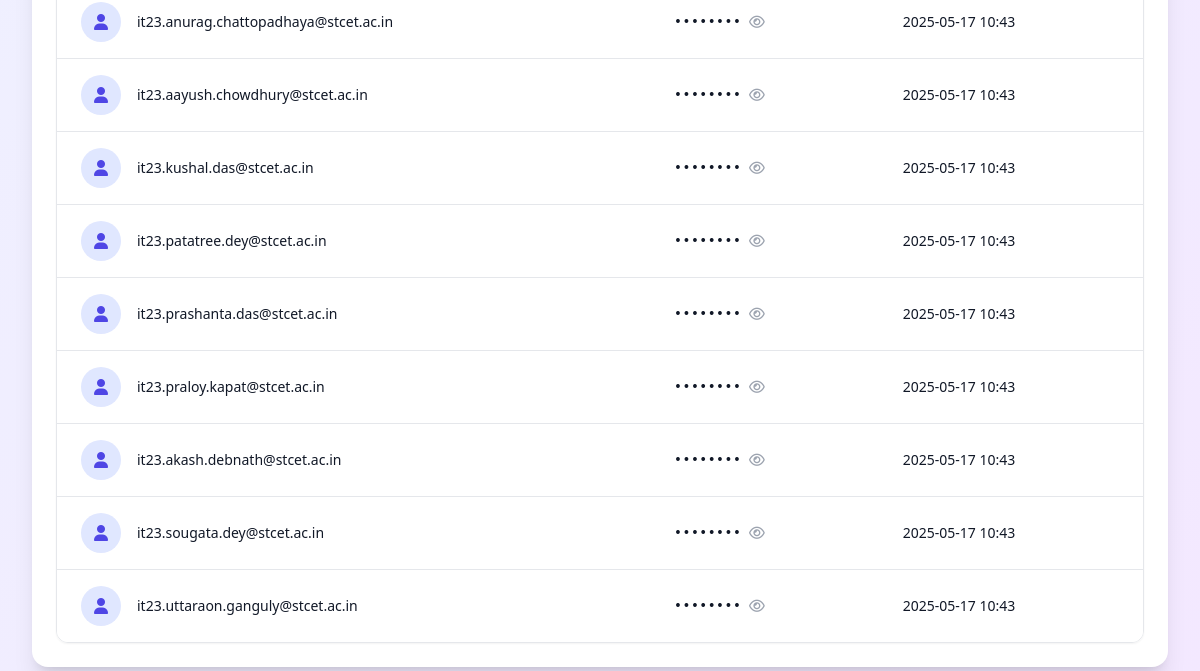
The app's page /student-details/ (signed in, lower part), older data.
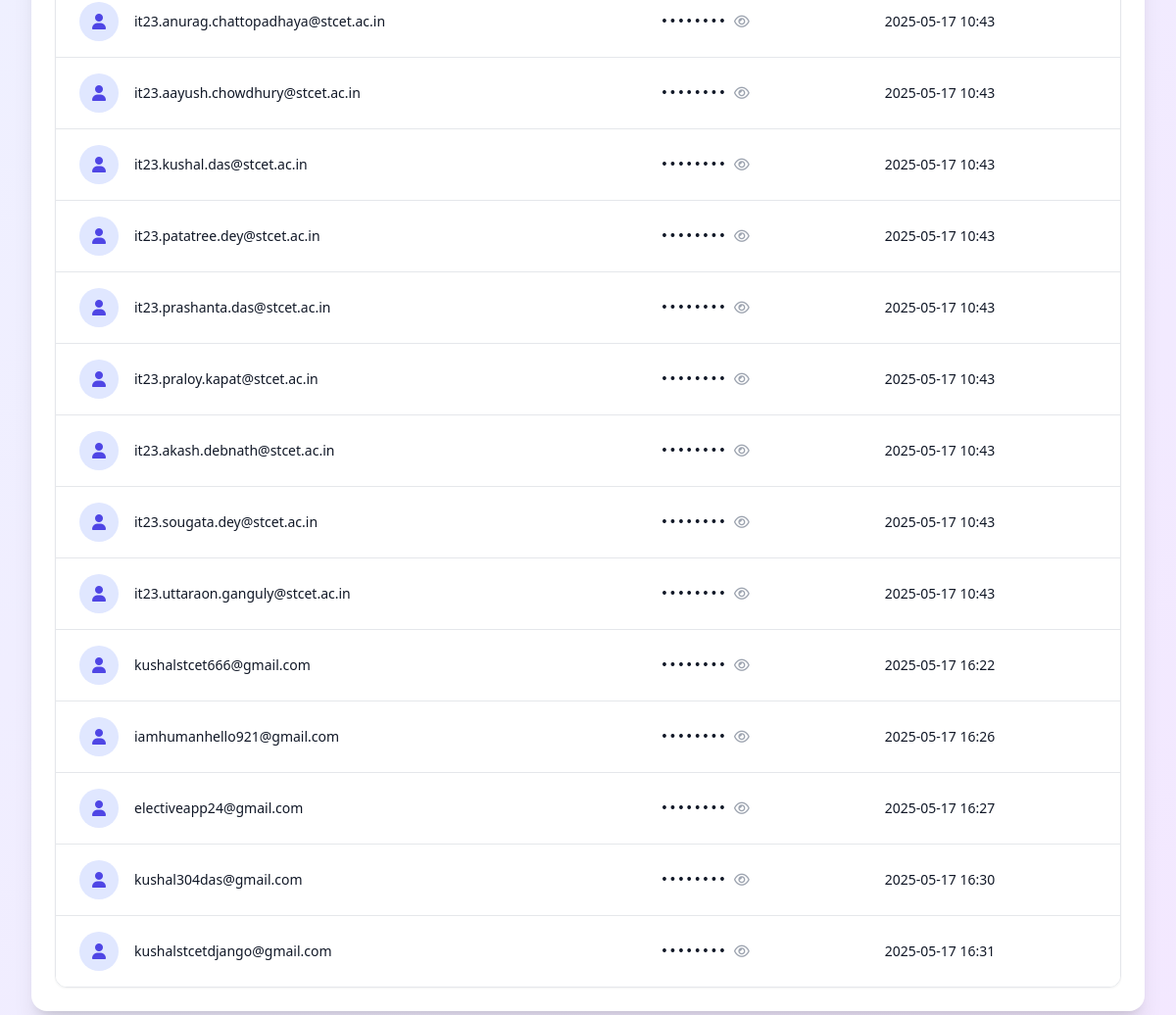
The same page, newer data.
### core/models.py (models this page shows, shortened)
class Student(models.Model):
    user = models.OneToOneField(
        settings.AUTH_USER_MODEL,
        on_delete=models.CASCADE,
        related_name='student',
        help_text=_("Associated user account.")
    )
    plain_password = models.CharField(
        max_length=128,
        blank=True,
        help_text=_("Plain-text password for initial login (temporary storage).")
    )
    roll = models.CharField(
        max_length=20,
        blank=True,
        unique=False,
        null=True,
        help_text=_("Student's roll number, if assigned.")
    )
    department = models.CharField(
        max_length=50,
        choices=[
            ('CS', 'Computer Science'),
            ('IT', 'Information Technology'),
            ('ECE', 'Electronics and Communication'),
        ],
        blank=True,
        help_text=_("Student's department.")
    )
    semester = models.CharField(
        max_length=10,
        choices=[(str(i), f'Semester {i}') for i in range(1, 9)],
        blank=True,
        help_text=_("Current semester of the student.")
    )
    year = models.IntegerField(
        null=True,
        blank=True,
        help_text=_("Academic year (e.g., 2023).")
    )
    first_login_info_submitted = models.BooleanField(
        default=False,
        help_text=_("Indicates if the student has submitted initial info (department, semester).")
    )
    date_created = models.DateTimeField(
        default=timezone.now,
        help_text=_("Timestamp when the student record was created.")
    )
    elective_finalized = models.BooleanField(
        default=False,
        help_text=_("If True, the student's electives are finalized.")
    )
    class Meta:
        verbose_name = _("Student")
        verbose_name_plural = _("Students")

class User(AbstractUser):
    username = None  # Disable username field
    email = models.EmailField(_("email address"), unique=True, max_length=255)
    role = models.CharField(
        max_length=10,
        choices=[
            ('admin', 'Admin'),
            ('student', 'Student'),
        ],
        default='student',
        help_text=_("User's role in the system (admin or student).")
    )
    USERNAME_FIELD = 'email'
    REQUIRED_FIELDS = []
    objects = UserManager()
    class Meta:
        verbose_name = _("User")
        verbose_name_plural = _("Users")

### core/views.py (the view)
# urls.py: path('student-details/', views.student_details, name='student-details'),
@staff_member_required
def student_details(request):
    students = Student.objects.select_related('user').all()
    return render(request, 'core/student_details.html', {'students': students})

### core/templates/core/student_details.html (shortened to what this page needs)
<!DOCTYPE html>
<html lang="en">
<head>
  <script src="https://cdn.tailwindcss.com"></script>
  <link rel="stylesheet" href="https://cdnjs.cloudflare.com/ajax/libs/font-awesome/6.4.0/css/all.min.css">
</head>
<body class="bg-gradient-to-br from-indigo-50 to-purple-100 min-h-screen p-4 md:p-8">
  <div class="bg-white rounded-2xl shadow-xl overflow-hidden max-w-6xl mx-auto">
    <div class="p-6">
      <div class="overflow-x-auto rounded-xl border border-gray-200 shadow-sm">
        <table class="min-w-full divide-y divide-gray-200">
          <tbody class="bg-white divide-y divide-gray-200">
            {% for student in students %}
            <tr class="hover:bg-gray-50 transition-colors">
              <td class="px-6 py-4 whitespace-nowrap">
                <div class="flex items-center">
                  <div class="flex-shrink-0 h-10 w-10 bg-indigo-100 rounded-full flex items-center justify-center">
                    <i class="fas fa-user text-indigo-600"></i>
                  </div>
                  <div class="ml-4">
                    <div class="text-sm font-medium text-gray-900">{{ student.user.email }}</div>
                  </div>
                </div>
              </td>
              <td class="px-6 py-4 whitespace-nowrap">
                <div class="text-sm text-gray-900 flex items-center">
                  <span id="password-{{ forloop.counter }}" class="font-mono">{{ student.plain_password }}</span>
                  <button onclick="togglePassword('password-{{ forloop.counter }}', this)" class="ml-2 text-gray-400 hover:text-indigo-600 focus:outline-none">
                    <i class="far fa-eye"></i>
                  </button>
                </div>
              </td>
              <td class="px-6 py-4 whitespace-nowrap">
                <div class="text-sm text-gray-900">{{ student.user.date_joined|date:"Y-m-d H:i" }}</div>
              </td>
            </tr>
            {% endfor %}
          </tbody>
        </table>
      </div>
    </div>
  </div>
</body>
</html>

Row changes from the older to the newer data that the page shows:
added Student: user.email "kushalstcet666@gmail.com", user.date_joined "2025-05-17 16:22"
added Student: user.email "iamhumanhello921@gmail.com", user.date_joined "2025-05-17 16:26"
added Student: user.email "electiveapp24@gmail.com", user.date_joined "2025-05-17 16:27"
added Student: user.email "kushal304das@gmail.com", user.date_joined "2025-05-17 16:30"
added Student: user.email "kushalstcetdjango@gmail.com", user.date_joined "2025-05-17 16:31"
